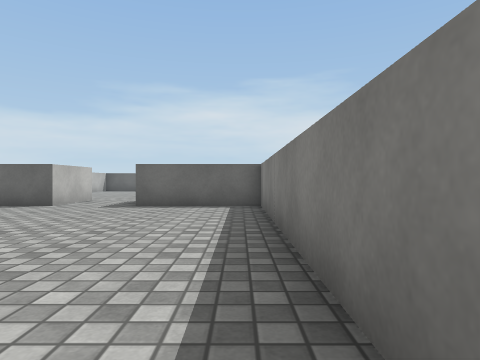
[1] (above)

20 first-person views from a walk through a Unity game level. The camera is 0.62 m above the floor, looks level and sees 75° across. The floor is counted in squares, 1 m on a side. Each view is taken from the middle of a square. On the plan, view 1 faces up. The plan holds only what a view shows up to about 9 squares ahead; the rest is blank. Surface patterns are stand-ins for the level's own textures.

[2]
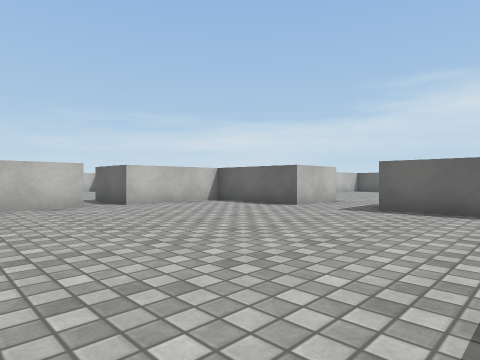

[3]
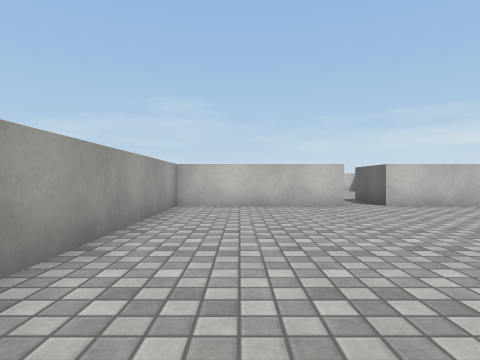

[4]
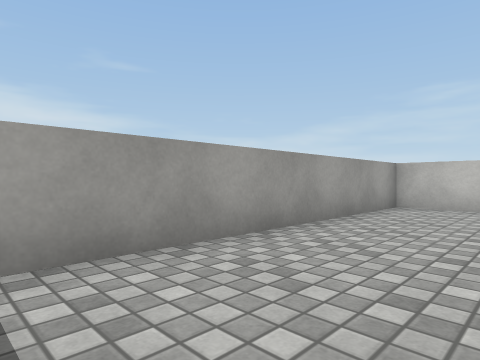

[5]
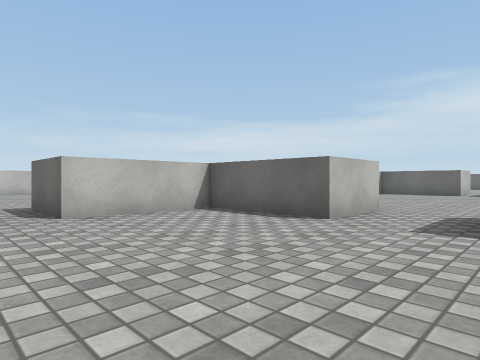

[6]
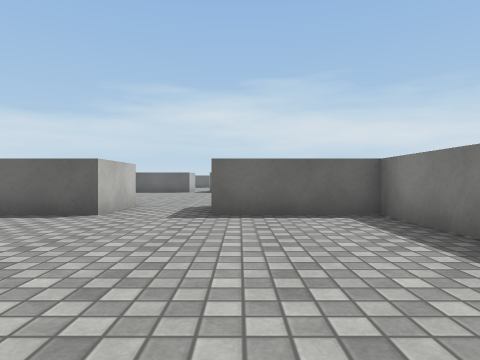

[7]
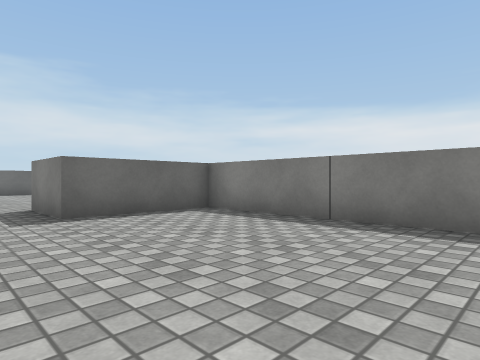

[8]
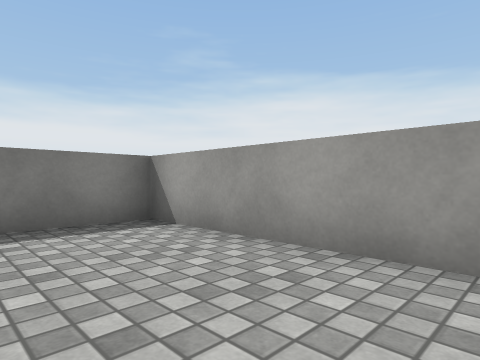

[9]
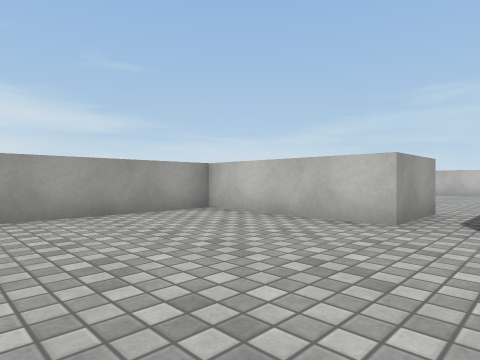

[10]
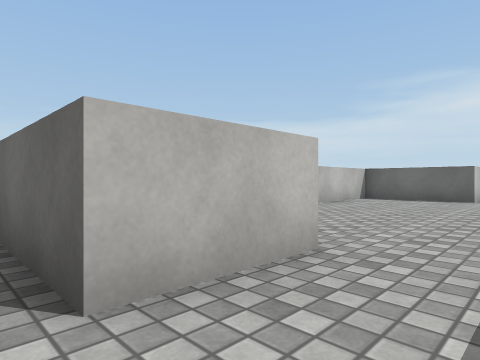

[11]
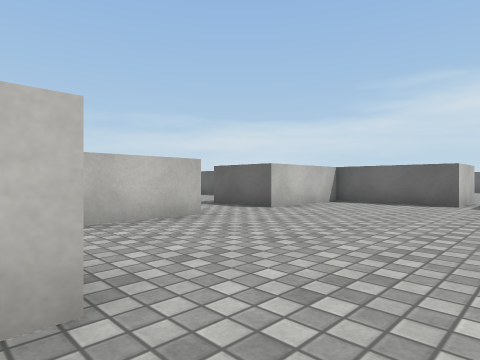

[12]
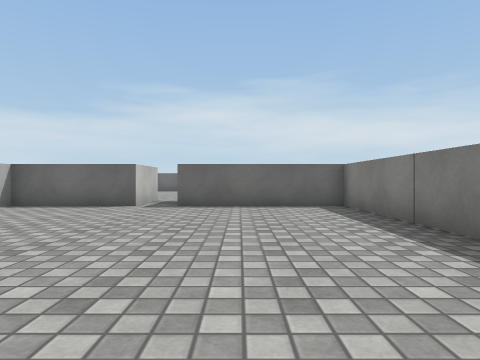

[13]
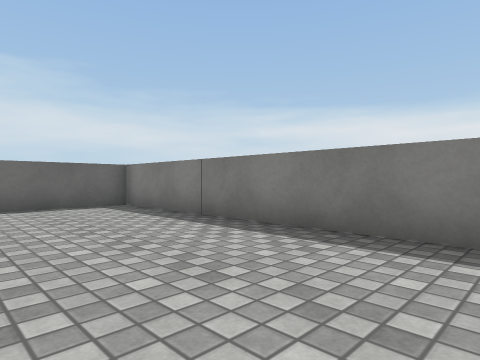

[14]
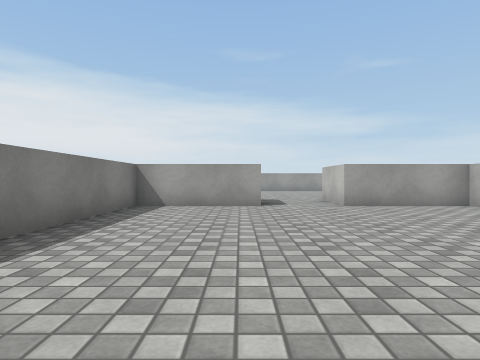

[15]
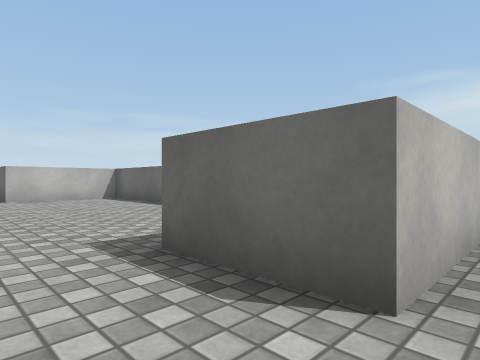

[16]
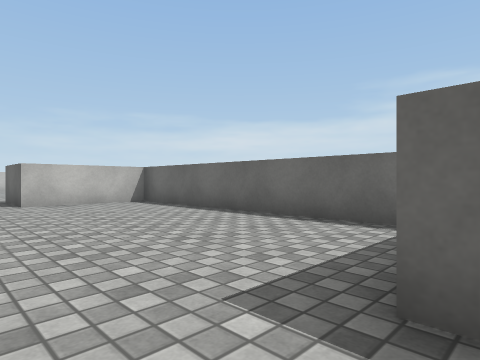

[17]
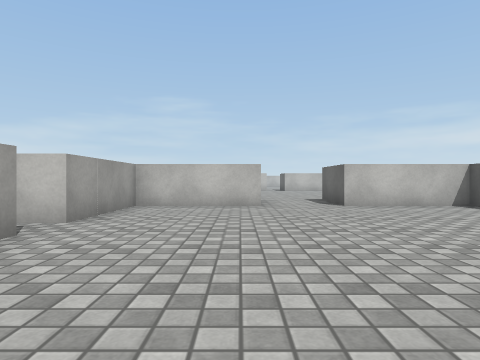

[18]
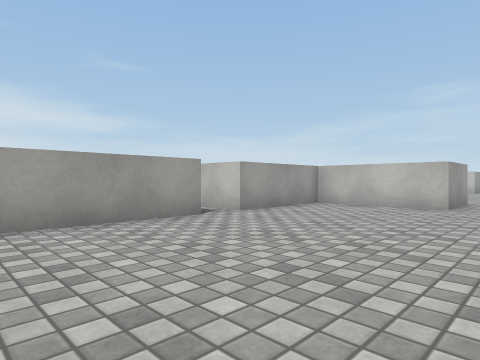

[19]
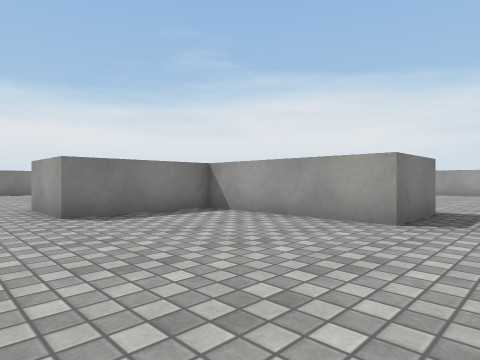

[20]
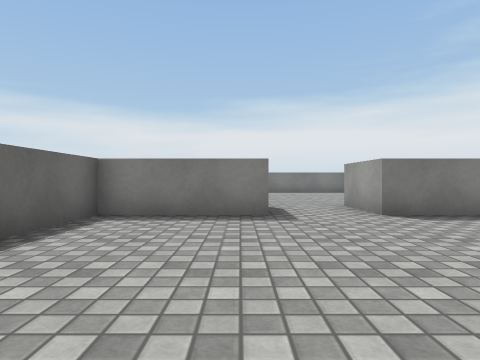

### Floor plan
Points are (right, up) in squares from view 1. A wall is a line through its corners. A room is listed if a view was taken in it or the views show most of it. See-through windows are left out.
Room 1 (views 1, 2, 3, 4, 5, 6, 7, 8, 9, 10, 11)
walls: (-7.5, 3.5) (-7.5, -0.5) (0.5, -0.5) (0.5, 7.5) (-2.5, 7.5) (-2.5, 9.5); (-4.5, 9.5) (-4.5, 7.5) (-7.5, 7.5) (-7.5, 4.5)
ways out: opening at (-3.5, 8.5) to room 2; opening at (-8.5, 4)
Room 2 (views 12, 13, 14, 15)
walls: (-7.5, 12.5) (-7.5, 9.5) (-4.5, 9.5); (-2.5, 9.5) (0.5, 9.5) (0.5, 17.5) (-3.5, 17.5); (-4.5, 19.5) (-4.5, 17.5) (-7.5, 17.5) (-7.5, 14.5)
ways out: opening at (-3.5, 8.5) to room 1; opening at (-8.5, 13.5) to room 3; opening at (-4, 18.5)
Room 3 (views 16, 17, 18, 19, 20)
walls: (-13.5, 9.5) (-9.5, 9.5) (-9.5, 12.5) (-7.5, 12.5); (-17.5, 12.5) (-17.5, 9.5) (-14.5, 9.5); (-7.5, 14.5) (-9.5, 14.5) (-9.5, 17.5) (-17.5, 17.5) (-17.5, 14.5)
ways out: opening at (-8.5, 13.5) to room 2; opening at (-18.5, 13.5); opening at (-14, 8.5)

Where each view was taken, in squares from view 1:
view 1: 0 up, 0 right, facing up
view 2: 1 up, 0 right, facing up-left
view 3: 1 up, 0 right, facing left
view 4: 2 up, 0 right, facing down-left
view 5: 3 up, 2 left, facing up-left
view 6: 2 up, 2 left, facing up
view 7: 2 up, 4 left, facing up-right
view 8: 2 up, 4 left, facing down-right
view 9: 5 up, 3 left, facing down-left
view 10: 7 up, 3 left, facing up-left
view 11: 9 up, 3 left, facing up-left
view 12: 10 up, 2 left, facing up
view 13: 10 up, 3 left, facing up-right
view 14: 17 up, 2 left, facing down
view 15: 13 up, 7 left, facing up-left
view 16: 13 up, 9 left, facing up-left
view 17: 12 up, 10 left, facing left
view 18: 14 up, 10 left, facing down-left
view 19: 14 up, 15 left, facing down-right
view 20: 15 up, 15 left, facing right
